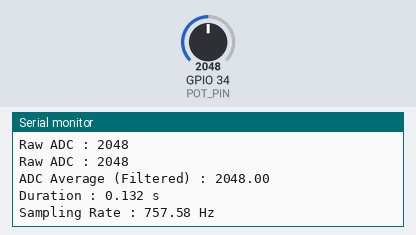
This program was run on a simulated ESP32. Shown: the last lines printed to the serial monitor. Inputs (shaded band) come from the test bench; at power-on: GPIO 34 (POT_PIN) = 2048.

Above: at 1.2 s.
1.3 s: GPIO 34 (POT_PIN) set to 110
At 3.7 s:
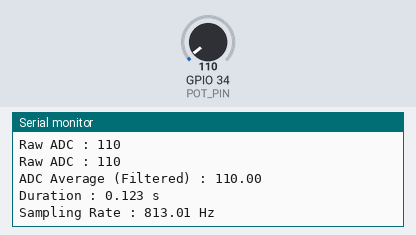
4.3 s: GPIO 34 (POT_PIN) set to 90
At 5.0 s:
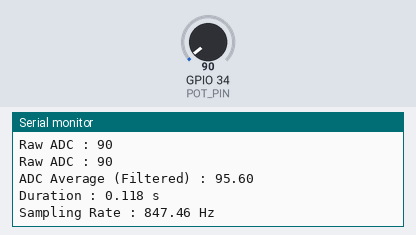
Timing chart, 0 to 7.3 s (numbered marks = the images above; inputs shaded):
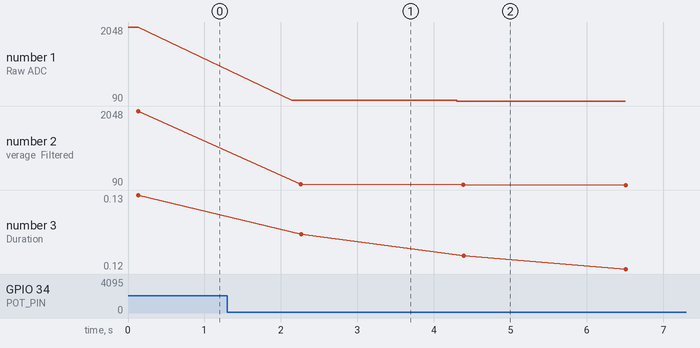

Measured:
- after the input at 1.3 s, the serial monitor: prints a new line after 0.84 s (image 1)
- after the input at 4.3 s, the serial monitor: prints a new line at once (image 2)
- plotted number 1: 2048 → 110 after the input at 1.3 s, 110 → 90 after the input at 4.3 s
- plotted number 2: 2048 → 110 after the input at 1.3 s, 110 → 90 after the input at 4.3 s
- plotted number 3: 0.13 → 0.12 after the input at 1.3 s, 0.12 → 0.12 after the input at 4.3 s

The program:

main.cpp
```cpp
#include <Arduino.h>

#define POT_PIN 34

long total;
float average;

unsigned long startTime;
unsigned long endTime;

void setup() {
    Serial.begin(115200);
}

void loop() {
    int sampleCount = 100;
    total = 0;

    startTime = millis();

    for (int i = 0; i < sampleCount; i++) {
        int potValue = analogRead(POT_PIN);
        Serial.print("Raw ADC : ");
        Serial.println(potValue);
        total += potValue;
    }

    endTime = millis();

    float duration = (endTime - startTime) / 1000.0;
    float samplingRate = sampleCount / duration;

    average = total / (float)sampleCount;

    Serial.print("ADC Average (Filtered) : ");
    Serial.println(average);

    Serial.print("Duration : ");
    Serial.print(duration, 3);
    Serial.println(" s");

    Serial.print("Sampling Rate : ");
    Serial.print(samplingRate, 2);
    Serial.println(" Hz");

    delay(2000);
}
```
